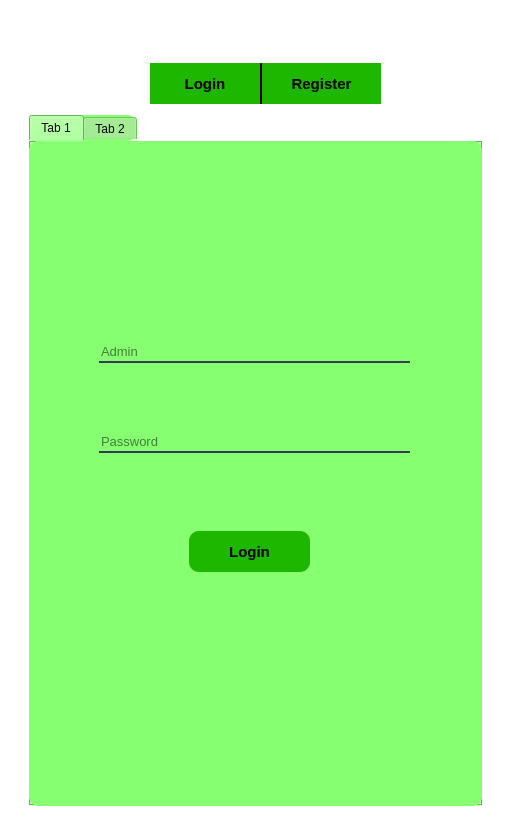
<?xml version="1.0" encoding="UTF-8"?>
<ui version="4.0">
 <class>Form</class>
 <widget class="QWidget" name="Form">
  <property name="geometry">
   <rect>
    <x>0</x>
    <y>0</y>
    <width>511</width>
    <height>837</height>
   </rect>
  </property>
  <property name="windowTitle">
   <string>Form</string>
  </property>
  <property name="styleSheet">
   <string notr="true">background:white;</string>
  </property>
  <layout class="QHBoxLayout" name="horizontalLayout">
   <item>
    <widget class="QWidget" name="widget" native="true">
     <property name="styleSheet">
      <string notr="true">border-radius:10px;</string>
     </property>
     <layout class="QVBoxLayout" name="verticalLayout">
      <property name="bottomMargin">
       <number>9</number>
      </property>
      <item>
       <widget class="QWidget" name="widget_2" native="true">
        <property name="maximumSize">
         <size>
          <width>16777215</width>
          <height>25</height>
         </size>
        </property>
        <widget class="QWidget" name="widget_9" native="true">
         <property name="geometry">
          <rect>
           <x>380</x>
           <y>0</y>
           <width>80</width>
           <height>27</height>
          </rect>
         </property>
         <property name="minimumSize">
          <size>
           <width>80</width>
           <height>0</height>
          </size>
         </property>
         <property name="maximumSize">
          <size>
           <width>70</width>
           <height>16777215</height>
          </size>
         </property>
         <layout class="QHBoxLayout" name="horizontalLayout_4">
          <property name="leftMargin">
           <number>0</number>
          </property>
          <property name="topMargin">
           <number>0</number>
          </property>
          <property name="rightMargin">
           <number>0</number>
          </property>
          <property name="bottomMargin">
           <number>0</number>
          </property>
          <item>
           <widget class="QPushButton" name="pushButton_minimize">
            <property name="minimumSize">
             <size>
              <width>10</width>
              <height>10</height>
             </size>
            </property>
            <property name="maximumSize">
             <size>
              <width>25</width>
              <height>25</height>
             </size>
            </property>
            <property name="font">
             <font>
              <pointsize>8</pointsize>
              <weight>75</weight>
              <bold>true</bold>
             </font>
            </property>
            <property name="styleSheet">
             <string notr="true">border:none;</string>
            </property>
            <property name="text">
             <string/>
            </property>
            <property name="icon">
             <iconset resource="../pngs/my.qrc">
              <normaloff>:/newPrefix/2931142_minimize_minus_remove_line_icon.png</normaloff>:/newPrefix/2931142_minimize_minus_remove_line_icon.png</iconset>
            </property>
           </widget>
          </item>
          <item>
           <widget class="QPushButton" name="pushButton_close">
            <property name="maximumSize">
             <size>
              <width>25</width>
              <height>25</height>
             </size>
            </property>
            <property name="styleSheet">
             <string notr="true">border:none;</string>
            </property>
            <property name="text">
             <string/>
            </property>
            <property name="icon">
             <iconset resource="../pngs/my.qrc">
              <normaloff>:/newPrefix/close.png</normaloff>:/newPrefix/close.png</iconset>
            </property>
           </widget>
          </item>
         </layout>
        </widget>
       </widget>
      </item>
      <item>
       <widget class="QWidget" name="widget_3" native="true">
        <property name="maximumSize">
         <size>
          <width>16777215</width>
          <height>55</height>
         </size>
        </property>
        <property name="styleSheet">
         <string notr="true">margin-bottom:0px;</string>
        </property>
        <widget class="QPushButton" name="btn_login_1">
         <property name="geometry">
          <rect>
           <x>130</x>
           <y>10</y>
           <width>111</width>
           <height>41</height>
          </rect>
         </property>
         <property name="font">
          <font>
           <family>Arial</family>
           <pointsize>11</pointsize>
           <weight>75</weight>
           <bold>true</bold>
          </font>
         </property>
         <property name="styleSheet">
          <string notr="true">background-color:#1DB700;
border:none;
border-radius:0px;
border-right:1px solid black;
</string>
         </property>
         <property name="text">
          <string>Login</string>
         </property>
        </widget>
        <widget class="QPushButton" name="register_btn_1">
         <property name="geometry">
          <rect>
           <x>240</x>
           <y>10</y>
           <width>121</width>
           <height>41</height>
          </rect>
         </property>
         <property name="font">
          <font>
           <family>Arial</family>
           <pointsize>11</pointsize>
           <weight>75</weight>
           <bold>true</bold>
          </font>
         </property>
         <property name="styleSheet">
          <string notr="true">background-color:#1DB700;
border:none;
border-radius:0px;
border-left:2px solid black;
</string>
         </property>
         <property name="text">
          <string>Register</string>
         </property>
        </widget>
       </widget>
      </item>
      <item>
       <widget class="QWidget" name="widget_4" native="true">
        <property name="maximumSize">
         <size>
          <width>16777215</width>
          <height>700</height>
         </size>
        </property>
        <layout class="QVBoxLayout" name="verticalLayout_2">
         <property name="topMargin">
          <number>0</number>
         </property>
         <item>
          <widget class="QTabWidget" name="tabWidget">
           <property name="styleSheet">
            <string notr="true">background:#86FF70;
border:none;
box-shadow: none;</string>
           </property>
           <property name="currentIndex">
            <number>0</number>
           </property>
           <widget class="QWidget" name="tab">
            <attribute name="title">
             <string>Tab 1</string>
            </attribute>
            <widget class="QWidget" name="widget_26" native="true">
             <property name="geometry">
              <rect>
               <x>0</x>
               <y>40</y>
               <width>450</width>
               <height>391</height>
              </rect>
             </property>
             <property name="maximumSize">
              <size>
               <width>450</width>
               <height>16777215</height>
              </size>
             </property>
             <property name="styleSheet">
              <string notr="true">background:#86FF70;
/*margin-top:40px;</string>
             </property>
             <widget class="QLineEdit" name="getName_admin">
              <property name="geometry">
               <rect>
                <x>70</x>
                <y>160</y>
                <width>311</width>
                <height>22</height>
               </rect>
              </property>
              <property name="font">
               <font>
                <pointsize>10</pointsize>
               </font>
              </property>
              <property name="styleSheet">
               <string notr="true">border-radius:0;
border-bottom: 2px solid #383a59;
border-color:#383a59;</string>
              </property>
              <property name="placeholderText">
               <string>Admin</string>
              </property>
             </widget>
             <widget class="QLineEdit" name="get_password">
              <property name="geometry">
               <rect>
                <x>70</x>
                <y>250</y>
                <width>311</width>
                <height>22</height>
               </rect>
              </property>
              <property name="font">
               <font>
                <pointsize>10</pointsize>
               </font>
              </property>
              <property name="styleSheet">
               <string notr="true">border-radius:0;
border-bottom: 2px solid #383a59;
border-color:#383a59;</string>
              </property>
              <property name="echoMode">
               <enum>QLineEdit::Password</enum>
              </property>
              <property name="placeholderText">
               <string>Password</string>
              </property>
             </widget>
             <widget class="QPushButton" name="btn_login_2">
              <property name="geometry">
               <rect>
                <x>160</x>
                <y>350</y>
                <width>121</width>
                <height>41</height>
               </rect>
              </property>
              <property name="font">
               <font>
                <family>Arial</family>
                <pointsize>11</pointsize>
                <weight>75</weight>
                <bold>true</bold>
               </font>
              </property>
              <property name="styleSheet">
               <string notr="true">background-color:#1DB700;
border:none;
</string>
              </property>
              <property name="text">
               <string>Login</string>
              </property>
             </widget>
             <widget class="QPushButton" name="pushButton">
              <property name="geometry">
               <rect>
                <x>140</x>
                <y>10</y>
                <width>171</width>
                <height>101</height>
               </rect>
              </property>
              <property name="styleSheet">
               <string notr="true">image:url(:/newPrefix/administrator.png)</string>
              </property>
              <property name="text">
               <string/>
              </property>
             </widget>
            </widget>
           </widget>
           <widget class="QWidget" name="tab_2">
            <attribute name="title">
             <string>Tab 2</string>
            </attribute>
            <widget class="QWidget" name="widget_25" native="true">
             <property name="geometry">
              <rect>
               <x>0</x>
               <y>20</y>
               <width>450</width>
               <height>591</height>
              </rect>
             </property>
             <property name="maximumSize">
              <size>
               <width>450</width>
               <height>16777215</height>
              </size>
             </property>
             <property name="styleSheet">
              <string notr="true">background:#86FF70;
/*margin-top:40px;</string>
             </property>
             <widget class="QLineEdit" name="getName_a">
              <property name="geometry">
               <rect>
                <x>150</x>
                <y>30</y>
                <width>251</width>
                <height>22</height>
               </rect>
              </property>
              <property name="font">
               <font>
                <pointsize>10</pointsize>
               </font>
              </property>
              <property name="styleSheet">
               <string notr="true">border-radius:0;
border-bottom: 2px solid #383a59;
border-color:#383a59;</string>
              </property>
             </widget>
             <widget class="QLabel" name="label_40">
              <property name="geometry">
               <rect>
                <x>40</x>
                <y>30</y>
                <width>71</width>
                <height>21</height>
               </rect>
              </property>
              <property name="font">
               <font>
                <pointsize>10</pointsize>
               </font>
              </property>
              <property name="text">
               <string>Name :</string>
              </property>
             </widget>
             <widget class="QLabel" name="label_41">
              <property name="geometry">
               <rect>
                <x>40</x>
                <y>100</y>
                <width>71</width>
                <height>21</height>
               </rect>
              </property>
              <property name="font">
               <font>
                <pointsize>10</pointsize>
               </font>
              </property>
              <property name="text">
               <string>Sirname :</string>
              </property>
             </widget>
             <widget class="QLineEdit" name="getSirname_a">
              <property name="geometry">
               <rect>
                <x>150</x>
                <y>100</y>
                <width>251</width>
                <height>22</height>
               </rect>
              </property>
              <property name="font">
               <font>
                <pointsize>10</pointsize>
               </font>
              </property>
              <property name="styleSheet">
               <string notr="true">border-radius:0;
border-bottom: 2px solid #383a59;
border-color:#383a59;</string>
              </property>
             </widget>
             <widget class="QLabel" name="label_42">
              <property name="geometry">
               <rect>
                <x>40</x>
                <y>160</y>
                <width>71</width>
                <height>21</height>
               </rect>
              </property>
              <property name="font">
               <font>
                <pointsize>10</pointsize>
               </font>
              </property>
              <property name="text">
               <string>Mo No  :</string>
              </property>
             </widget>
             <widget class="QLineEdit" name="getMobile_a">
              <property name="geometry">
               <rect>
                <x>150</x>
                <y>160</y>
                <width>251</width>
                <height>22</height>
               </rect>
              </property>
              <property name="font">
               <font>
                <pointsize>10</pointsize>
               </font>
              </property>
              <property name="styleSheet">
               <string notr="true">border-radius:0;
border-bottom: 2px solid #383a59;
border-color:#383a59;</string>
              </property>
             </widget>
             <widget class="QLineEdit" name="getID_a">
              <property name="geometry">
               <rect>
                <x>150</x>
                <y>280</y>
                <width>251</width>
                <height>22</height>
               </rect>
              </property>
              <property name="font">
               <font>
                <pointsize>10</pointsize>
               </font>
              </property>
              <property name="styleSheet">
               <string notr="true">border-radius:0;
border-bottom: 2px solid #383a59;
border-color:#383a59;</string>
              </property>
             </widget>
             <widget class="QLabel" name="label_43">
              <property name="geometry">
               <rect>
                <x>40</x>
                <y>340</y>
                <width>91</width>
                <height>21</height>
               </rect>
              </property>
              <property name="font">
               <font>
                <pointsize>10</pointsize>
               </font>
              </property>
              <property name="text">
               <string>Gender:</string>
              </property>
             </widget>
             <widget class="QTextEdit" name="getAdress_a">
              <property name="geometry">
               <rect>
                <x>150</x>
                <y>390</y>
                <width>251</width>
                <height>87</height>
               </rect>
              </property>
              <property name="font">
               <font>
                <pointsize>10</pointsize>
               </font>
              </property>
              <property name="styleSheet">
               <string notr="true">border: 2px solid #383a59;
border-color:#383a59;</string>
              </property>
              <property name="html">
               <string>&lt;!DOCTYPE HTML PUBLIC &quot;-//W3C//DTD HTML 4.0//EN&quot; &quot;http://www.w3.org/TR/REC-html40/strict.dtd&quot;&gt;
&lt;html&gt;&lt;head&gt;&lt;meta name=&quot;qrichtext&quot; content=&quot;1&quot; /&gt;&lt;style type=&quot;text/css&quot;&gt;
p, li { white-space: pre-wrap; }
&lt;/style&gt;&lt;/head&gt;&lt;body style=&quot; font-family:'MS Shell Dlg 2'; font-size:10pt; font-weight:400; font-style:normal;&quot;&gt;
&lt;p style=&quot;-qt-paragraph-type:empty; margin-top:0px; margin-bottom:0px; margin-left:0px; margin-right:0px; -qt-block-indent:0; text-indent:0px;&quot;&gt;&lt;br /&gt;&lt;/p&gt;&lt;/body&gt;&lt;/html&gt;</string>
              </property>
             </widget>
             <widget class="QLabel" name="label_44">
              <property name="geometry">
               <rect>
                <x>40</x>
                <y>390</y>
                <width>91</width>
                <height>21</height>
               </rect>
              </property>
              <property name="font">
               <font>
                <pointsize>10</pointsize>
               </font>
              </property>
              <property name="text">
               <string>Address :</string>
              </property>
             </widget>
             <widget class="QComboBox" name="Gender_a">
              <property name="geometry">
               <rect>
                <x>150</x>
                <y>340</y>
                <width>101</width>
                <height>22</height>
               </rect>
              </property>
              <property name="font">
               <font>
                <pointsize>10</pointsize>
                <weight>50</weight>
                <bold>false</bold>
               </font>
              </property>
              <item>
               <property name="text">
                <string>Male</string>
               </property>
              </item>
              <item>
               <property name="text">
                <string>Female</string>
               </property>
              </item>
              <item>
               <property name="text">
                <string>Other</string>
               </property>
              </item>
             </widget>
             <widget class="QComboBox" name="Gender_8">
              <property name="geometry">
               <rect>
                <x>40</x>
                <y>280</y>
                <width>81</width>
                <height>22</height>
               </rect>
              </property>
              <property name="font">
               <font>
                <pointsize>10</pointsize>
                <weight>50</weight>
                <bold>false</bold>
               </font>
              </property>
              <item>
               <property name="text">
                <string>ADHAR</string>
               </property>
              </item>
              <item>
               <property name="text">
                <string>PAN</string>
               </property>
              </item>
              <item>
               <property name="text">
                <string>VOTER ID</string>
               </property>
              </item>
             </widget>
             <widget class="QLabel" name="label_47">
              <property name="geometry">
               <rect>
                <x>40</x>
                <y>220</y>
                <width>71</width>
                <height>21</height>
               </rect>
              </property>
              <property name="font">
               <font>
                <pointsize>10</pointsize>
               </font>
              </property>
              <property name="text">
               <string>Gmail  :</string>
              </property>
             </widget>
             <widget class="QLineEdit" name="getGmail_a">
              <property name="geometry">
               <rect>
                <x>150</x>
                <y>220</y>
                <width>251</width>
                <height>22</height>
               </rect>
              </property>
              <property name="font">
               <font>
                <pointsize>10</pointsize>
               </font>
              </property>
              <property name="styleSheet">
               <string notr="true">border-radius:0;
border-bottom: 2px solid #383a59;
border-color:#383a59;</string>
              </property>
             </widget>
             <widget class="QPushButton" name="register_btn_2">
              <property name="geometry">
               <rect>
                <x>160</x>
                <y>530</y>
                <width>121</width>
                <height>41</height>
               </rect>
              </property>
              <property name="font">
               <font>
                <family>Arial</family>
                <pointsize>11</pointsize>
                <weight>75</weight>
                <bold>true</bold>
               </font>
              </property>
              <property name="styleSheet">
               <string notr="true">background-color:#1DB700;
border:none;
</string>
              </property>
              <property name="text">
               <string>Register</string>
              </property>
             </widget>
            </widget>
           </widget>
          </widget>
         </item>
        </layout>
       </widget>
      </item>
     </layout>
    </widget>
   </item>
  </layout>
 </widget>
 <resources>
  <include location="../pngs/my.qrc"/>
 </resources>
 <connections/>
</ui>
